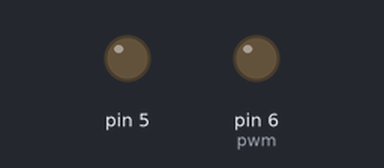
Simulated run of this sketch. Board: Arduino Uno, built with avr-gcc and run on an emulated ATmega328P. On the bench: output pins drawn as LEDs (lit = HIGH).

Above: at 0.15 s.
Timing chart, 0 to 1.6 s (numbered marks = the images above):
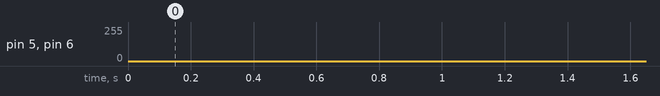

The sketch:

8-PWM-Arduino.ino
```cpp
/*
  AUTOR: MICROSIDE TECHNOLOGY S.A. DE C.V.
  FECHA: JUNIO 2019
*/

/**************************************************************************
 Esta practica consiste en controlar la ilumunación de un led usando el modulo PWM.
**************************************************************************/

int pwm = 6;                          //pin de salida PWM
int i = 0;                            //varible para que el ciclo de trabajo aumente

void setup()
{
 pinMode(pwm,OUTPUT);
  pinMode(5,OUTPUT);

}
void loop()
{
  for(i = 0; i <= 255; i++)                   //Bucle para incrementar el brillo
  {
         analogWrite(pwm,i);                  //Asigna contador al ciclo de trabajo
         analogWrite(5,255-i);
         delay(2);                            //Retardo
  }
   for(i = 255; i>= 0 ; i--)                   //Bucle para decrementar el brillo
   {
        analogWrite(pwm,i);                    //Asigna contador al ciclo de trabajo
        analogWrite(5,255-i);
        delay(2);                             //Retardo
   }
}
```
